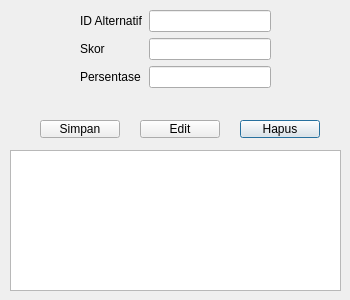
<?xml version="1.0" encoding="UTF-8"?>
<ui version="4.0">
 <class>kecocokan</class>
 <widget class="QDialog" name="kecocokan">
  <property name="geometry">
   <rect>
    <x>0</x>
    <y>0</y>
    <width>350</width>
    <height>300</height>
   </rect>
  </property>
  <property name="windowTitle">
   <string>Dialog</string>
  </property>
  <widget class="QTableView" name="tableView">
   <property name="geometry">
    <rect>
     <x>10</x>
     <y>150</y>
     <width>331</width>
     <height>141</height>
    </rect>
   </property>
  </widget>
  <widget class="QPushButton" name="pushButton_3">
   <property name="geometry">
    <rect>
     <x>240</x>
     <y>120</y>
     <width>80</width>
     <height>18</height>
    </rect>
   </property>
   <property name="text">
    <string>Hapus</string>
   </property>
  </widget>
  <widget class="QPushButton" name="pushButton">
   <property name="geometry">
    <rect>
     <x>40</x>
     <y>120</y>
     <width>80</width>
     <height>18</height>
    </rect>
   </property>
   <property name="text">
    <string>Simpan</string>
   </property>
  </widget>
  <widget class="QWidget" name="formLayoutWidget">
   <property name="geometry">
    <rect>
     <x>80</x>
     <y>10</y>
     <width>191</width>
     <height>102</height>
    </rect>
   </property>
   <layout class="QFormLayout" name="formLayout">
    <item row="0" column="0">
     <widget class="QLabel" name="iDAlternatifLabel">
      <property name="text">
       <string>ID Alternatif</string>
      </property>
     </widget>
    </item>
    <item row="0" column="1">
     <widget class="QLineEdit" name="iDAlternatifLineEdit"/>
    </item>
    <item row="1" column="0">
     <widget class="QLabel" name="skorLabel">
      <property name="text">
       <string>Skor</string>
      </property>
     </widget>
    </item>
    <item row="1" column="1">
     <widget class="QLineEdit" name="skorLineEdit"/>
    </item>
    <item row="2" column="0">
     <widget class="QLabel" name="persentaseLabel">
      <property name="text">
       <string>Persentase</string>
      </property>
     </widget>
    </item>
    <item row="2" column="1">
     <widget class="QLineEdit" name="persentaseLineEdit"/>
    </item>
   </layout>
  </widget>
  <widget class="QPushButton" name="pushButton_2">
   <property name="geometry">
    <rect>
     <x>140</x>
     <y>120</y>
     <width>80</width>
     <height>18</height>
    </rect>
   </property>
   <property name="text">
    <string>Edit</string>
   </property>
  </widget>
 </widget>
 <resources/>
 <connections/>
</ui>
